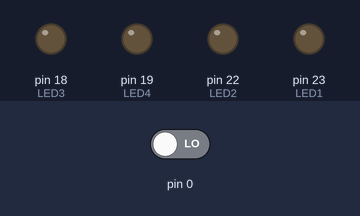
The sketch below on a simulated Arduino Mega 2560, built with avr-gcc and run on an emulated ATmega2560. Parts: output pins drawn as LEDs (lit = HIGH). The inputs (shaded band) are chosen by the test bench; at power-on: pin 0 LOW.

Above: at 1.2 s.
1.3 s: pin 0 driven HIGH
At 12.4 s:
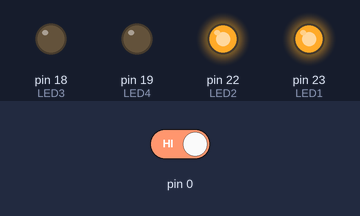
At 12.8 s:
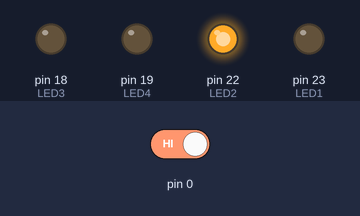
13.9 s: pin 0 driven LOW
At 28.8 s:
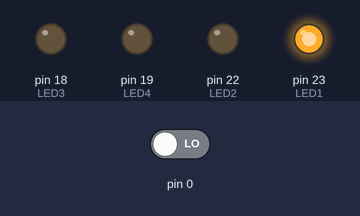
Timing chart, 0 to 32.3 s (numbered marks = the images above; inputs shaded):
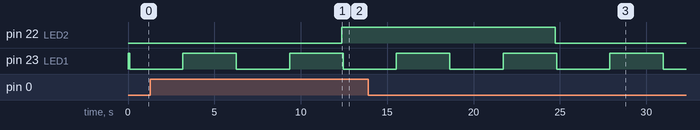

Measured:
- after the input at 1.3 s, pin 22 (LED2): LOW → HIGH after 11.1 s
- after the input at 13.9 s, pin 22 (LED2): HIGH → LOW after 10.8 s
- by itself, pin 23 (LED1): alternates HIGH for 3.1 s and LOW for 3.1 s

The sketch:

sketch_jun24b.ino
```cpp
int LED1 = 23;
int LED2 = 22;
int LED3 = 18;
int LED4 = 19;

const int sw1 = 4 ;
const int sw2 = 5 ;
void setup() {
  // put your setup code here, to run once:
pinMode (LED1,OUTPUT);
pinMode (LED2,OUTPUT);
pinMode (LED3,OUTPUT);
pinMode (LED4,OUTPUT);

pinMode (sw1,INPUT);
pinMode (sw2,INPUT);

}

void loop() {
  // put your main code here, to run repeatedly:
digitalWrite (LED1,HIGH) ;
delay (90) ;
digitalWrite (LED1,LOW) ;
delay (90) ;
digitalWrite (LED1,LOW) ;
delay (3000) ;
digitalWrite (LED1,HIGH) ;
delay (3000) ;
digitalWrite (LED1,HIGH) ;
delay (90) ;
digitalWrite (LED1,LOW) ;
delay (90) ;
digitalWrite (LED1,LOW) ;
delay (3000) ;
digitalWrite (LED1,HIGH) ;
delay (3000) ;

int sw1 = digitalRead (sw1);
int sw2 = digitalRead (sw2);
 if(sw1 == HIGH){
    ledone();
  }else if (sw2 == LOW){
    ledtwo();
  }
}

void ledone() {
digitalWrite(LED1, HIGH);
digitalWrite(LED2, HIGH);
}
void ledtwo() {
digitalWrite(LED1, LOW);
digitalWrite(LED2, LOW);
}
```
